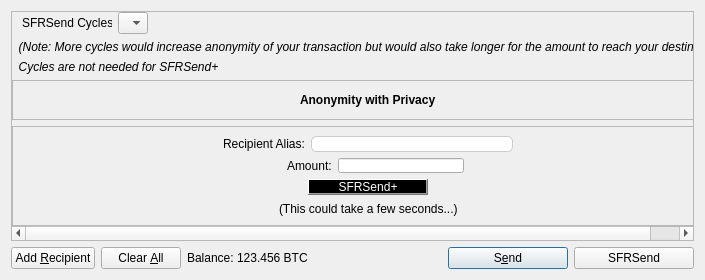
<?xml version="1.0" encoding="UTF-8"?>
<ui version="4.0">
 <class>SendCoinsDialog</class>
 <widget class="QDialog" name="SendCoinsDialog">
  <property name="geometry">
   <rect>
    <x>0</x>
    <y>0</y>
    <width>705</width>
    <height>280</height>
   </rect>
  </property>
  <property name="windowTitle">
   <string>Send Coins</string>
  </property>
  <layout class="QVBoxLayout" name="verticalLayout">
   <item>
    <widget class="QScrollArea" name="scrollArea">
     <property name="widgetResizable">
      <bool>true</bool>
     </property>
     <widget class="QWidget" name="scrollAreaWidgetContents">
      <property name="geometry">
       <rect>
        <x>0</x>
        <y>0</y>
        <width>685</width>
        <height>228</height>
       </rect>
      </property>
      <layout class="QVBoxLayout" name="verticalLayout_2">
       <property name="leftMargin">
        <number>0</number>
       </property>
       <property name="topMargin">
        <number>0</number>
       </property>
       <property name="rightMargin">
        <number>0</number>
       </property>
       <property name="bottomMargin">
        <number>0</number>
       </property>
       <item>
        <layout class="QVBoxLayout" name="entries">
         <property name="spacing">
          <number>6</number>
         </property>
        </layout>
       </item>
       <item>
        <layout class="QHBoxLayout" name="horizontalLayout_3">
         <item>
          <spacer name="horizontalSpacer_3">
           <property name="orientation">
            <enum>Qt::Horizontal</enum>
           </property>
           <property name="sizeType">
            <enum>QSizePolicy::Fixed</enum>
           </property>
           <property name="sizeHint" stdset="0">
            <size>
             <width>10</width>
             <height>20</height>
            </size>
           </property>
          </spacer>
         </item>
         <item>
          <widget class="QLabel" name="label_2">
           <property name="maximumSize">
            <size>
             <width>90</width>
             <height>16777215</height>
            </size>
           </property>
           <property name="text">
            <string>SFRSend Cycles:</string>
           </property>
           <property name="alignment">
            <set>Qt::AlignLeading|Qt::AlignLeft|Qt::AlignVCenter</set>
           </property>
          </widget>
         </item>
         <item>
          <widget class="QComboBox" name="comboBoxCycles">
           <property name="maximumSize">
            <size>
             <width>30</width>
             <height>16777215</height>
            </size>
           </property>
          </widget>
         </item>
         <item>
          <spacer name="horizontalSpacer_2">
           <property name="orientation">
            <enum>Qt::Horizontal</enum>
           </property>
           <property name="sizeHint" stdset="0">
            <size>
             <width>40</width>
             <height>20</height>
            </size>
           </property>
          </spacer>
         </item>
        </layout>
       </item>
       <item>
        <widget class="QLabel" name="label_3">
         <property name="font">
          <font>
           <italic>true</italic>
          </font>
         </property>
         <property name="text">
          <string>  (Note: More cycles would increase anonymity of your transaction but would also take longer for the amount to reach your destination)</string>
         </property>
        </widget>
       </item>
       <item>
        <widget class="QLabel" name="label_4">
         <property name="font">
          <font>
           <italic>true</italic>
          </font>
         </property>
         <property name="text">
          <string>  Cycles are not needed for SFRSend+</string>
         </property>
        </widget>
       </item>
       <item>
        <layout class="QVBoxLayout" name="verticalLayout_3">
         <item>
          <widget class="QFrame" name="frame">
           <property name="frameShape">
            <enum>QFrame::StyledPanel</enum>
           </property>
           <property name="frameShadow">
            <enum>QFrame::Raised</enum>
           </property>
           <layout class="QHBoxLayout" name="horizontalLayout_4">
            <item>
             <spacer name="horizontalSpacer_4">
              <property name="orientation">
               <enum>Qt::Horizontal</enum>
              </property>
              <property name="sizeHint" stdset="0">
               <size>
                <width>40</width>
                <height>20</height>
               </size>
              </property>
             </spacer>
            </item>
            <item>
             <widget class="QLabel" name="label_5">
              <property name="font">
               <font>
                <weight>75</weight>
                <bold>true</bold>
               </font>
              </property>
              <property name="text">
               <string>Anonymity with Privacy</string>
              </property>
             </widget>
            </item>
            <item>
             <spacer name="horizontalSpacer_5">
              <property name="orientation">
               <enum>Qt::Horizontal</enum>
              </property>
              <property name="sizeHint" stdset="0">
               <size>
                <width>40</width>
                <height>20</height>
               </size>
              </property>
             </spacer>
            </item>
           </layout>
          </widget>
         </item>
         <item>
          <widget class="QFrame" name="frame_2">
           <property name="minimumSize">
            <size>
             <width>0</width>
             <height>100</height>
            </size>
           </property>
           <property name="frameShape">
            <enum>QFrame::StyledPanel</enum>
           </property>
           <property name="frameShadow">
            <enum>QFrame::Raised</enum>
           </property>
           <layout class="QVBoxLayout" name="verticalLayout_4">
            <item>
             <layout class="QHBoxLayout" name="horizontalLayout_9">
              <item>
               <spacer name="horizontalSpacer_6">
                <property name="orientation">
                 <enum>Qt::Horizontal</enum>
                </property>
                <property name="sizeHint" stdset="0">
                 <size>
                  <width>40</width>
                  <height>20</height>
                 </size>
                </property>
               </spacer>
              </item>
              <item>
               <widget class="QLabel" name="label_6">
                <property name="text">
                 <string>Recipient Alias:</string>
                </property>
               </widget>
              </item>
              <item>
               <widget class="QLineEdit" name="lineEditSendPlusAlias">
                <property name="styleSheet">
                 <string notr="true">border:1px solid #ccc;
border-radius:5px;
padding:3px</string>
                </property>
               </widget>
              </item>
              <item>
               <spacer name="horizontalSpacer_7">
                <property name="orientation">
                 <enum>Qt::Horizontal</enum>
                </property>
                <property name="sizeHint" stdset="0">
                 <size>
                  <width>40</width>
                  <height>20</height>
                 </size>
                </property>
               </spacer>
              </item>
             </layout>
            </item>
            <item>
             <layout class="QHBoxLayout" name="horizontalLayout_10">
              <item>
               <spacer name="horizontalSpacer_8">
                <property name="orientation">
                 <enum>Qt::Horizontal</enum>
                </property>
                <property name="sizeHint" stdset="0">
                 <size>
                  <width>40</width>
                  <height>20</height>
                 </size>
                </property>
               </spacer>
              </item>
              <item>
               <spacer name="horizontalSpacer_11">
                <property name="orientation">
                 <enum>Qt::Horizontal</enum>
                </property>
                <property name="sizeType">
                 <enum>QSizePolicy::Fixed</enum>
                </property>
                <property name="sizeHint" stdset="0">
                 <size>
                  <width>140</width>
                  <height>20</height>
                 </size>
                </property>
               </spacer>
              </item>
              <item>
               <widget class="QLabel" name="label_7">
                <property name="text">
                 <string>Amount:</string>
                </property>
               </widget>
              </item>
              <item>
               <widget class="BitcoinAmountField" name="sendPlusAmount">
                <property name="maximumSize">
                 <size>
                  <width>16777215</width>
                  <height>16777215</height>
                 </size>
                </property>
                <property name="styleSheet">
                 <string notr="true">padding:3px;
</string>
                </property>
               </widget>
              </item>
              <item>
               <spacer name="horizontalSpacer_10">
                <property name="orientation">
                 <enum>Qt::Horizontal</enum>
                </property>
                <property name="sizeHint" stdset="0">
                 <size>
                  <width>40</width>
                  <height>20</height>
                 </size>
                </property>
               </spacer>
              </item>
              <item>
               <spacer name="horizontalSpacer_9">
                <property name="orientation">
                 <enum>Qt::Horizontal</enum>
                </property>
                <property name="sizeHint" stdset="0">
                 <size>
                  <width>40</width>
                  <height>20</height>
                 </size>
                </property>
               </spacer>
              </item>
             </layout>
            </item>
            <item>
             <layout class="QHBoxLayout" name="horizontalLayout_11">
              <item>
               <spacer name="horizontalSpacer_12">
                <property name="orientation">
                 <enum>Qt::Horizontal</enum>
                </property>
                <property name="sizeHint" stdset="0">
                 <size>
                  <width>40</width>
                  <height>20</height>
                 </size>
                </property>
               </spacer>
              </item>
              <item>
               <widget class="QPushButton" name="pushButtonSFRSendPlus">
                <property name="minimumSize">
                 <size>
                  <width>120</width>
                  <height>0</height>
                 </size>
                </property>
                <property name="styleSheet">
                 <string notr="true">background:qlineargradient(spread:pad, x1:0, y1:0, x2:1, y2:0, stop:0 rgb(0, 0,0), stop:1 rgb(0, 0, 0));
color:#fff;</string>
                </property>
                <property name="text">
                 <string>SFRSend+</string>
                </property>
                <property name="icon">
                 <iconset resource="../bitcoin.qrc">
                  <normaloff>:/icons/sfrsendplus</normaloff>:/icons/sfrsendplus</iconset>
                </property>
               </widget>
              </item>
              <item>
               <spacer name="horizontalSpacer_13">
                <property name="orientation">
                 <enum>Qt::Horizontal</enum>
                </property>
                <property name="sizeHint" stdset="0">
                 <size>
                  <width>40</width>
                  <height>20</height>
                 </size>
                </property>
               </spacer>
              </item>
             </layout>
            </item>
            <item>
             <layout class="QHBoxLayout" name="horizontalLayout_5">
              <item>
               <spacer name="horizontalSpacer_15">
                <property name="orientation">
                 <enum>Qt::Horizontal</enum>
                </property>
                <property name="sizeHint" stdset="0">
                 <size>
                  <width>40</width>
                  <height>20</height>
                 </size>
                </property>
               </spacer>
              </item>
              <item>
               <widget class="QLabel" name="labelLoadingText">
                <property name="text">
                 <string>(This could take a few seconds...)</string>
                </property>
               </widget>
              </item>
              <item>
               <spacer name="horizontalSpacer_14">
                <property name="orientation">
                 <enum>Qt::Horizontal</enum>
                </property>
                <property name="sizeHint" stdset="0">
                 <size>
                  <width>40</width>
                  <height>20</height>
                 </size>
                </property>
               </spacer>
              </item>
             </layout>
            </item>
           </layout>
          </widget>
         </item>
        </layout>
       </item>
       <item>
        <spacer name="verticalSpacer">
         <property name="orientation">
          <enum>Qt::Vertical</enum>
         </property>
         <property name="sizeHint" stdset="0">
          <size>
           <width>20</width>
           <height>40</height>
          </size>
         </property>
        </spacer>
       </item>
      </layout>
     </widget>
    </widget>
   </item>
   <item>
    <layout class="QHBoxLayout" name="horizontalLayout">
     <item>
      <widget class="QPushButton" name="addButton">
       <property name="toolTip">
        <string>Send to multiple recipients at once</string>
       </property>
       <property name="text">
        <string>Add &amp;Recipient</string>
       </property>
       <property name="icon">
        <iconset resource="../bitcoin.qrc">
         <normaloff>:/icons/add</normaloff>:/icons/add</iconset>
       </property>
       <property name="autoDefault">
        <bool>false</bool>
       </property>
      </widget>
     </item>
     <item>
      <widget class="QPushButton" name="clearButton">
       <property name="sizePolicy">
        <sizepolicy hsizetype="Minimum" vsizetype="Fixed">
         <horstretch>0</horstretch>
         <verstretch>0</verstretch>
        </sizepolicy>
       </property>
       <property name="toolTip">
        <string>Remove all transaction fields</string>
       </property>
       <property name="text">
        <string>Clear &amp;All</string>
       </property>
       <property name="icon">
        <iconset resource="../bitcoin.qrc">
         <normaloff>:/icons/remove</normaloff>:/icons/remove</iconset>
       </property>
       <property name="autoRepeatDelay">
        <number>300</number>
       </property>
       <property name="autoDefault">
        <bool>false</bool>
       </property>
      </widget>
     </item>
     <item>
      <layout class="QHBoxLayout" name="horizontalLayout_2">
       <property name="spacing">
        <number>3</number>
       </property>
       <item>
        <widget class="QLabel" name="label">
         <property name="text">
          <string>Balance:</string>
         </property>
        </widget>
       </item>
       <item>
        <widget class="QLabel" name="labelBalance">
         <property name="cursor">
          <cursorShape>IBeamCursor</cursorShape>
         </property>
         <property name="text">
          <string>123.456 BTC</string>
         </property>
         <property name="textInteractionFlags">
          <set>Qt::LinksAccessibleByMouse|Qt::TextSelectableByKeyboard|Qt::TextSelectableByMouse</set>
         </property>
        </widget>
       </item>
      </layout>
     </item>
     <item>
      <spacer name="horizontalSpacer">
       <property name="orientation">
        <enum>Qt::Horizontal</enum>
       </property>
       <property name="sizeHint" stdset="0">
        <size>
         <width>40</width>
         <height>20</height>
        </size>
       </property>
      </spacer>
     </item>
     <item>
      <widget class="QPushButton" name="sendButton">
       <property name="minimumSize">
        <size>
         <width>120</width>
         <height>0</height>
        </size>
       </property>
       <property name="toolTip">
        <string>Confirm the send action</string>
       </property>
       <property name="text">
        <string>S&amp;end</string>
       </property>
       <property name="icon">
        <iconset resource="../bitcoin.qrc">
         <normaloff>:/icons/send</normaloff>:/icons/send</iconset>
       </property>
       <property name="default">
        <bool>true</bool>
       </property>
      </widget>
     </item>
     <item>
      <widget class="QPushButton" name="pushButtonSFRSend">
       <property name="minimumSize">
        <size>
         <width>120</width>
         <height>0</height>
        </size>
       </property>
       <property name="text">
        <string>SFRSend</string>
       </property>
       <property name="icon">
        <iconset resource="../bitcoin.qrc">
         <normaloff>:/icons/sfrsend</normaloff>:/icons/sfrsend</iconset>
       </property>
       <property name="iconSize">
        <size>
         <width>16</width>
         <height>16</height>
        </size>
       </property>
      </widget>
     </item>
    </layout>
   </item>
  </layout>
 </widget>
 <customwidgets>
  <customwidget>
   <class>BitcoinAmountField</class>
   <extends>QLineEdit</extends>
   <header>bitcoinamountfield.h</header>
   <container>1</container>
  </customwidget>
 </customwidgets>
 <resources>
  <include location="../bitcoin.qrc"/>
 </resources>
 <connections/>
</ui>
